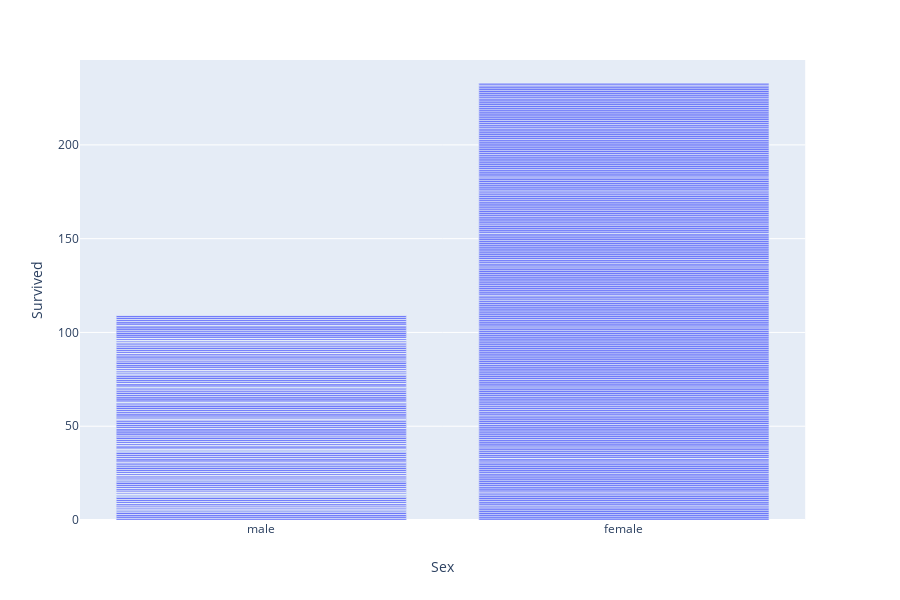

The code cell stored with this chart in its notebook:
### Code cell
px.bar(x='Sex', y='Survived', data_frame=dados)

### Figure 1 — Plotly figure (JSON) as saved in the notebook; plotly's stock layout.template omitted (floating-point values rounded to 4 significant figures; data arrays with more than 128 entries replaced by an {"elided": "..."} marker saying what was removed)
{"data": [{"alignmentgroup": "True", "hoverlabel": {"namelength": 0}, "hovertemplate": "Sex=%{x}<br>Survived=%{y}", "legendgroup": "", "marker": {"color": "#636efa"}, "name": "", "offsetgroup": "", "orientation": "v", "showlegend": false, "textposition": "auto", "type": "bar", "x": {"elided": "891 str values"}, "xaxis": "x", "y": {"elided": "891 int values"}, "yaxis": "y"}], "layout": {"barmode": "relative", "height": 600, "legend": {"tracegroupgap": 0}, "margin": {"t": 60}, "xaxis": {"anchor": "y", "domain": [0, 0.98], "title": {"text": "Sex"}}, "yaxis": {"anchor": "x", "domain": [0, 1], "title": {"text": "Survived"}}}}
